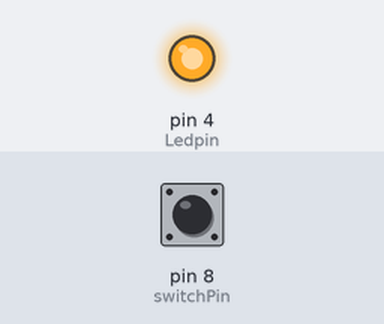
Recording of a sketch running on a simulated Arduino Uno, built with avr-gcc and run on an emulated ATmega328P. Parts: output pins drawn as LEDs (lit = HIGH). The test bench sets the inputs (shaded band); at power-on: pin 8 (switchPin) HIGH.

Above: at 1.2 s.
1.3 s: pin 8 (switchPin) pulled LOW for 0.15 s
At 1.37 s:
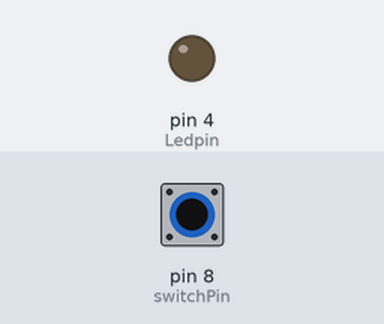
2.9 s: pin 8 (switchPin) pulled LOW for 3.2 s
At 6.4 s:
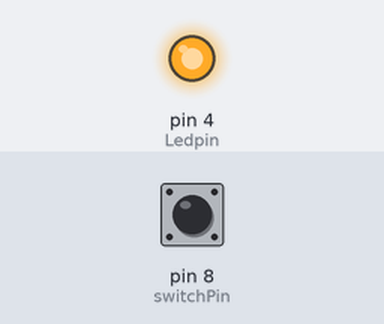
Timing chart, 0 to 7.9 s (numbered marks = the images above; inputs shaded):
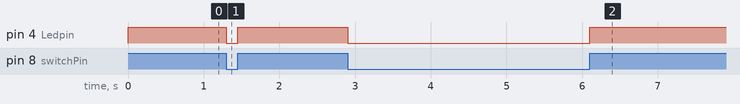

Measured:
- after the input at 1.3 s, pin 4 (Ledpin): HIGH → LOW at once, → HIGH 0.15 s later
- after the input at 2.9 s, pin 4 (Ledpin): HIGH → LOW at once, → HIGH 3.2 s later

The sketch:

switch.ino
```cpp
// C++ code
//

int switchPin=8;
int Ledpin=4;
int reading;

void setup()
{
  pinMode(Ledpin, OUTPUT);
}

void loop()
{
	reading = digitalRead(switchPin);
  	digitalWrite(Ledpin, reading);
}
```
